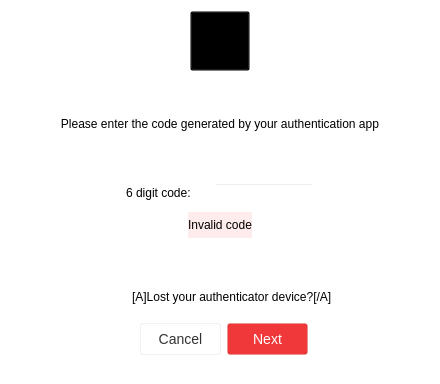
        <widget class="QWidget" name="pLogin2FA">
         <property name="styleSheet">
          <string notr="true">background: transparent;
   image: none;</string>
         </property>
         <layout class="QVBoxLayout" name="verticalLayout_16">
          <item>
           <widget class="QWidget" name="login2FAHeader" native="true">
            <property name="styleSheet">
             <string notr="true">background: transparent;</string>
            </property>
            <layout class="QHBoxLayout" name="horizontalLayout">
             <property name="leftMargin">
              <number>0</number>
             </property>
             <property name="topMargin">
              <number>0</number>
             </property>
             <property name="rightMargin">
              <number>0</number>
             </property>
             <property name="bottomMargin">
              <number>0</number>
             </property>
             <item>
              <spacer name="login2FASpacer">
               <property name="orientation">
                <enum>Qt::Horizontal</enum>
               </property>
               <property name="sizeHint" stdset="0">
                <size>
                 <width>179</width>
                 <height>20</height>
                </size>
               </property>
              </spacer>
             </item>
             <item>
              <widget class="QPushButton" name="bShield">
               <property name="minimumSize">
                <size>
                 <width>60</width>
                 <height>60</height>
                </size>
               </property>
               <property name="maximumSize">
                <size>
                 <width>60</width>
                 <height>60</height>
                </size>
               </property>
               <property name="focusPolicy">
                <enum>Qt::NoFocus</enum>
               </property>
               <property name="text">
                <string/>
               </property>
               <property name="icon">
                <iconset>
                 <normalon>:/images/Shield_big.png</normalon>
                </iconset>
               </property>
               <property name="iconSize">
                <size>
                 <width>60</width>
                 <height>60</height>
                </size>
               </property>
              </widget>
             </item>
             <item>
              <spacer name="shieldSpacer">
               <property name="orientation">
                <enum>Qt::Horizontal</enum>
               </property>
               <property name="sizeHint" stdset="0">
                <size>
                 <width>179</width>
                 <height>20</height>
                </size>
               </property>
              </spacer>
             </item>
            </layout>
           </widget>
          </item>
          <item>
           <spacer name="verticalSpacer_5">
            <property name="orientation">
             <enum>Qt::Vertical</enum>
            </property>
            <property name="sizeHint" stdset="0">
             <size>
              <width>20</width>
              <height>40</height>
             </size>
            </property>
           </spacer>
          </item>
          <item>
           <widget class="QWidget" name="wDesc2FA" native="true">
            <layout class="QHBoxLayout" name="desc2faLayout">
             <property name="spacing">
              <number>0</number>
             </property>
             <property name="leftMargin">
              <number>30</number>
             </property>
             <property name="topMargin">
              <number>0</number>
             </property>
             <property name="rightMargin">
              <number>30</number>
             </property>
             <property name="bottomMargin">
              <number>0</number>
             </property>
             <item>
              <widget class="QLabel" name="lDesc">
               <property name="text">
                <string>Please enter the code generated by your authentication app</string>
               </property>
               <property name="alignment">
                <set>Qt::AlignCenter</set>
               </property>
               <property name="wordWrap">
                <bool>true</bool>
               </property>
              </widget>
             </item>
            </layout>
           </widget>
          </item>
          <item>
           <spacer name="verticalSpacer_7">
            <property name="orientation">
             <enum>Qt::Vertical</enum>
            </property>
            <property name="sizeHint" stdset="0">
             <size>
              <width>20</width>
              <height>40</height>
             </size>
            </property>
           </spacer>
          </item>
          <item>
           <widget class="QWidget" name="w2FACode" native="true">
            <layout class="QVBoxLayout" name="verticalLayout">
             <property name="spacing">
              <number>9</number>
             </property>
             <property name="leftMargin">
              <number>0</number>
             </property>
             <property name="topMargin">
              <number>4</number>
             </property>
             <property name="rightMargin">
              <number>0</number>
             </property>
             <property name="bottomMargin">
              <number>3</number>
             </property>
             <item>
              <widget class="QWidget" name="wCode" native="true">
               <property name="minimumSize">
                <size>
                 <width>0</width>
                 <height>22</height>
                </size>
               </property>
               <property name="maximumSize">
                <size>
                 <width>16777215</width>
                 <height>22</height>
                </size>
               </property>
               <layout class="QHBoxLayout" name="codeLayout">
                <property name="spacing">
                 <number>23</number>
                </property>
                <property name="leftMargin">
                 <number>0</number>
                </property>
                <property name="topMargin">
                 <number>2</number>
                </property>
                <property name="rightMargin">
                 <number>0</number>
                </property>
                <property name="bottomMargin">
                 <number>0</number>
                </property>
                <item>
                 <spacer name="horizontalSpacer_6">
                  <property name="orientation">
                   <enum>Qt::Horizontal</enum>
                  </property>
                  <property name="sizeHint" stdset="0">
                   <size>
                    <width>13</width>
                    <height>20</height>
                   </size>
                  </property>
                 </spacer>
                </item>
                <item>
                 <widget class="QLabel" name="lCode">
                  <property name="sizePolicy">
                   <sizepolicy hsizetype="Fixed" vsizetype="Preferred">
                    <horstretch>0</horstretch>
                    <verstretch>0</verstretch>
                   </sizepolicy>
                  </property>
                  <property name="minimumSize">
                   <size>
                    <width>0</width>
                    <height>20</height>
                   </size>
                  </property>
                  <property name="maximumSize">
                   <size>
                    <width>16777215</width>
                    <height>20</height>
                   </size>
                  </property>
                  <property name="text">
                   <string>6 digit code:</string>
                  </property>
                  <property name="alignment">
                   <set>Qt::AlignLeading|Qt::AlignLeft|Qt::AlignVCenter</set>
                  </property>
                 </widget>
                </item>
                <item>
                 <widget class="QLineEdit" name="leCode">
                  <property name="minimumSize">
                   <size>
                    <width>100</width>
                    <height>20</height>
                   </size>
                  </property>
                  <property name="maximumSize">
                   <size>
                    <width>100</width>
                    <height>20</height>
                   </size>
                  </property>
                 </widget>
                </item>
                <item>
                 <spacer name="codeSpacer">
                  <property name="orientation">
                   <enum>Qt::Horizontal</enum>
                  </property>
                  <property name="sizeHint" stdset="0">
                   <size>
                    <width>13</width>
                    <height>20</height>
                   </size>
                  </property>
                 </spacer>
                </item>
               </layout>
              </widget>
             </item>
             <item>
              <widget class="QWidget" name="wError" native="true">
               <property name="minimumSize">
                <size>
                 <width>0</width>
                 <height>26</height>
                </size>
               </property>
               <property name="maximumSize">
                <size>
                 <width>16777215</width>
                 <height>26</height>
                </size>
               </property>
               <layout class="QHBoxLayout" name="errorLayout">
                <property name="spacing">
                 <number>0</number>
                </property>
                <property name="leftMargin">
                 <number>0</number>
                </property>
                <property name="topMargin">
                 <number>0</number>
                </property>
                <property name="rightMargin">
                 <number>0</number>
                </property>
                <property name="bottomMargin">
                 <number>0</number>
                </property>
                <item>
                 <spacer name="errorSpacer">
                  <property name="orientation">
                   <enum>Qt::Horizontal</enum>
                  </property>
                  <property name="sizeHint" stdset="0">
                   <size>
                    <width>158</width>
                    <height>20</height>
                   </size>
                  </property>
                 </spacer>
                </item>
                <item>
                 <widget class="QLabel" name="lLogin2FAError">
                  <property name="minimumSize">
                   <size>
                    <width>0</width>
                    <height>26</height>
                   </size>
                  </property>
                  <property name="maximumSize">
                   <size>
                    <width>16777215</width>
                    <height>26</height>
                   </size>
                  </property>
                  <property name="styleSheet">
                   <string notr="true">background-color: rgba(240,55,58,0.1);</string>
                  </property>
                  <property name="text">
                   <string>Invalid code</string>
                  </property>
                 </widget>
                </item>
                <item>
                 <spacer name="errorSpacer2">
                  <property name="orientation">
                   <enum>Qt::Horizontal</enum>
                  </property>
                  <property name="sizeHint" stdset="0">
                   <size>
                    <width>158</width>
                    <height>20</height>
                   </size>
                  </property>
                 </spacer>
                </item>
               </layout>
              </widget>
             </item>
            </layout>
           </widget>
          </item>
          <item>
           <spacer name="verticalSpacer_3">
            <property name="orientation">
             <enum>Qt::Vertical</enum>
            </property>
            <property name="sizeHint" stdset="0">
             <size>
              <width>20</width>
              <height>40</height>
             </size>
            </property>
           </spacer>
          </item>
          <item>
           <layout class="QHBoxLayout" name="horizontalLayout_13">
            <item>
             <spacer name="horizontalSpacer_21">
              <property name="orientation">
               <enum>Qt::Horizontal</enum>
              </property>
              <property name="sizeHint" stdset="0">
               <size>
                <width>40</width>
                <height>20</height>
               </size>
              </property>
             </spacer>
            </item>
            <item>
             <widget class="QPushButton" name="bLogin2FaHelp">
              <property name="minimumSize">
               <size>
                <width>0</width>
                <height>0</height>
               </size>
              </property>
              <property name="maximumSize">
               <size>
                <width>24</width>
                <height>16777215</height>
               </size>
              </property>
              <property name="styleSheet">
               <string notr="true">border: none;
         </string>
              </property>
              <property name="text">
               <string notr="true"/>
              </property>
              <property name="icon">
               <iconset resource="../Resources_win.qrc">
                <normaloff>:/images/help_ico.png</normaloff>:/images/help_ico.png</iconset>
              </property>
              <property name="iconSize">
               <size>
                <width>24</width>
                <height>24</height>
               </size>
              </property>
             </widget>
            </item>
            <item>
             <widget class="QLabel" name="lLostAuthCode">
              <property name="sizePolicy">
               <sizepolicy hsizetype="Fixed" vsizetype="Maximum">
                <horstretch>0</horstretch>
                <verstretch>0</verstretch>
               </sizepolicy>
              </property>
              <property name="minimumSize">
               <size>
                <width>207</width>
                <height>0</height>
               </size>
              </property>
              <property name="cursor">
               <cursorShape>PointingHandCursor</cursorShape>
              </property>
              <property name="text">
               <string>[A]Lost your authenticator device?[/A]</string>
              </property>
              <property name="textFormat">
               <enum>Qt::RichText</enum>
              </property>
              <property name="alignment">
               <set>Qt::AlignLeading|Qt::AlignLeft|Qt::AlignVCenter</set>
              </property>
              <property name="wordWrap">
               <bool>true</bool>
              </property>
              <property name="openExternalLinks">
               <bool>true</bool>
              </property>
              <property name="textInteractionFlags">
               <set>Qt::TextBrowserInteraction</set>
              </property>
             </widget>
            </item>
            <item>
             <spacer name="horizontalSpacer_16">
              <property name="orientation">
               <enum>Qt::Horizontal</enum>
              </property>
              <property name="sizeHint" stdset="0">
               <size>
                <width>40</width>
                <height>20</height>
               </size>
              </property>
             </spacer>
            </item>
           </layout>
          </item>
          <item>
           <widget class="QWidget" name="bLayout" native="true">
            <property name="minimumSize">
             <size>
              <width>0</width>
              <height>60</height>
             </size>
            </property>
            <property name="maximumSize">
             <size>
              <width>16777215</width>
              <height>60</height>
             </size>
            </property>
            <layout class="QHBoxLayout" name="horizontalLayout_2">
             <property name="spacing">
              <number>6</number>
             </property>
             <property name="leftMargin">
              <number>32</number>
             </property>
             <property name="topMargin">
              <number>10</number>
             </property>
             <property name="rightMargin">
              <number>24</number>
             </property>
             <property name="bottomMargin">
              <number>18</number>
             </property>
             <item>
              <spacer name="horizontalSpacer">
               <property name="orientation">
                <enum>Qt::Horizontal</enum>
               </property>
               <property name="sizeHint" stdset="0">
                <size>
                 <width>10</width>
                 <height>20</height>
                </size>
               </property>
              </spacer>
             </item>
             <item>
              <widget class="QPushButton" name="bLoging2FaCancel">
               <property name="minimumSize">
                <size>
                 <width>81</width>
                 <height>22</height>
                </size>
               </property>
               <property name="cursor">
                <cursorShape>PointingHandCursor</cursorShape>
               </property>
               <property name="styleSheet">
                <string notr="true">#bLoging2FaCancel
   {
   background-color: qlineargradient(x1: 0, y1: 0, x2: 0, y2: 1,
                                     stop: 0 #ffffff, stop: 1 #fcfcfc);
   border-radius: 3px;
   border: 1px solid rgba(0, 0, 0, 5%);
   padding: 7px 14px 7px 14px;
   font-family: &quot;Lato&quot;;
   font-size: 14px;
   color: #333333;

   }</string>
               </property>
               <property name="text">
                <string>Cancel</string>
               </property>
              </widget>
             </item>
             <item>
              <widget class="QPushButton" name="bLogin2FaNext">
               <property name="minimumSize">
                <size>
                 <width>81</width>
                 <height>22</height>
                </size>
               </property>
               <property name="cursor">
                <cursorShape>PointingHandCursor</cursorShape>
               </property>
               <property name="styleSheet">
                <string notr="true">#bLogin2FaNext
   {
   background-color: #F0373A;
   border-radius: 3px;
   border: 1px solid rgba(0, 0, 0, 5%);
   padding: 7px 14px 7px 14px;
   font-family: &quot;Lato&quot;;
   font-size: 14px;
   color: #ffffff;

   }</string>
               </property>
               <property name="text">
                <string>Next</string>
               </property>
               <property name="autoDefault">
                <bool>true</bool>
               </property>
               <property name="default">
                <bool>true</bool>
               </property>
              </widget>
             </item>
             <item>
              <spacer name="horizontalSpacer_15">
               <property name="orientation">
                <enum>Qt::Horizontal</enum>
               </property>
               <property name="sizeHint" stdset="0">
                <size>
                 <width>10</width>
                 <height>20</height>
                </size>
               </property>
              </spacer>
             </item>
            </layout>
           </widget>
          </item>
         </layout>
        </widget>
